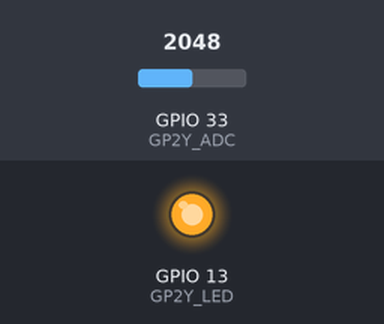
This program was run on a simulated ESP32. Shown: output pins drawn as LEDs (lit = HIGH). Inputs (shaded band) come from the test bench; at power-on: GPIO 33 (GP2Y_ADC) = 2048. What the program prints to the serial monitor is not drawn.

Above: at 0.1 s.
Timing chart, 0 to 1.6 s (numbered marks = the images above):
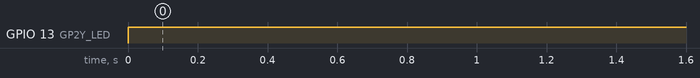

The program:

main.cpp
```cpp
#include <Arduino.h>

// ===== GP2Y1010AU0F Pins =====
#define GP2Y_LED 13 // LED driver pin
#define GP2Y_ADC 33 // Analog input pin (ESP32 ADC)

// ===== GP2Y Timings =====
int samplingTime = 280;
int deltaTime = 40;
int sleepTime = 9680;

// ===== Variables =====
float voMeasured = 0;
float calcVoltage = 0;
float dustDensity = 0;

void GP2Y_setup()
{
  pinMode(GP2Y_LED, OUTPUT);
  digitalWrite(GP2Y_LED, HIGH); // LED OFF (active LOW)
}

// ===== Hàm đọc bụi GP2Y =====
// Trả về: µg/m³
float Run_GP2Y()
{
  long sum = 0;

  for (int i = 0; i < 100; i++)
  {
    digitalWrite(GP2Y_LED, LOW);
    delayMicroseconds(samplingTime);

    voMeasured = analogRead(GP2Y_ADC);

    delayMicroseconds(deltaTime);
    digitalWrite(GP2Y_LED, HIGH);
    delayMicroseconds(sleepTime);

    calcVoltage = voMeasured * (5.0 / 1024.0); // nếu ESP32 thì đổi 1024 → 4095 và 5.0 → 3.3
    dustDensity = 0.17 * calcVoltage - 0.1;

    sum += dustDensity;
    delay(100);
  }

  float avgDust = (float)sum / 100.0; // mg/m³
  float ugm3 = avgDust * 1000.0;      // μg/m³

  return ugm3;
}

void setup()
{
  Serial.begin(9600);
  GP2Y_setup();

  Serial.println("GP2Y1010AU0F Dust Sensor Started");
}

void loop()
{
  float dust_ug = Run_GP2Y();

  Serial.print("Dust: ");
  Serial.print(dust_ug, 1);
  Serial.println(" ug/m3");

  delay(2000);
}
```

Measured:
- by itself, GPIO 13 (GP2Y_LED): LOW → HIGH at 0.00 s
